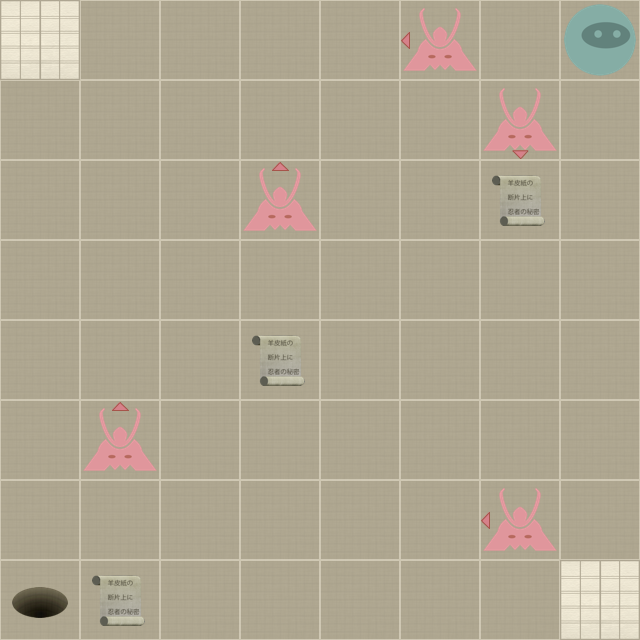

The image is a tile-based game level rendered from a .tmx file. Its description and source (layers, tilesets, objects; grid data summarised) follow:
An orthogonal 8x8 tile map with 80x80 px tiles, 2 tile layers (Level, Actors).

<map version="1.0" orientation="orthogonal" width="8" height="8" tilewidth="80" tileheight="80">
 <properties>
  <property name="moves" value="14" />
 </properties>
 <tileset firstgid="1" name="tiles" tilewidth="80" tileheight="80" spacing="2" margin="2">
  <image source="tiles-ipad.png" width="512" height="512" />
  <tile id="0">
   <properties>
    <property name="actor" value="exit" />
   </properties>
  </tile>
  <tile id="2">
   <properties>
    <property name="actor" value="guard" />
    <property name="direction" value="down" />
   </properties>
  </tile>
  <tile id="3">
   <properties>
    <property name="actor" value="guard" />
    <property name="direction" value="left" />
   </properties>
  </tile>
  <tile id="4">
   <properties>
    <property name="actor" value="guard" />
    <property name="direction" value="right" />
   </properties>
  </tile>
  <tile id="5">
   <properties>
    <property name="actor" value="guard" />
    <property name="direction" value="up" />
   </properties>
  </tile>
  <tile id="7">
   <properties>
    <property name="actor" value="player" />
   </properties>
  </tile>
  <tile id="8">
   <properties>
    <property name="actor" value="scroll" />
   </properties>
  </tile>
  <tile id="9">
   <properties>
    <property name="wall" value="1" />
   </properties>
  </tile>
 </tileset>
 <layer name="Level" width="8" height="8">
  <data>[64 cells, 64 non-empty, 2 distinct tile ids]</data>
 </layer>
 <layer name="Actors" width="8" height="8">
  <data>[64 cells, 10 non-empty, 6 distinct tile ids]</data>
 </layer>
</map>
